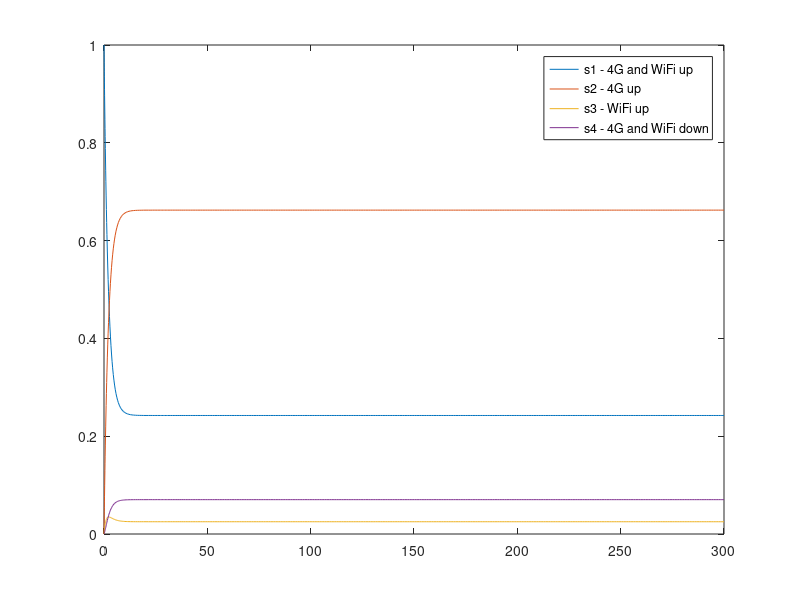

Write MATLAB code to recreate this figure.
%% Communication channel availability
% A mobile application can communicate using either 4G or WiFi. 

% 4G connections is available on the average 20 hours. 
% When it goes down, it requires 2 hours to be established again. 

% Similarly, WiFi is available on the average 3 hours, and requires 8 hours to be established again. 

% To avoid software aging when both technologies are available, the mobile device resets them both every 100 hours, 
% making them both unavailable for the corresponding time previously defined.

% Assuming that all times follows the exponential distribution, 
% and that the system starts in a state where both channels are available: 

% • Draw the Markov Chain of the model
% • Compute the infinitesimal generator and solve the corresponding differential equations
% • Show the probability of the various states for the time T = [0, 300] hour

clear all;

MTTF_4G = 20;
MTTF_WiFi = 3;
MTTF_sys = 100;
MTTR_4G = 2;
MTTR_WiFi = 8;

l1 = 1/MTTF_4G;     % 1/20
l2 = 1/MTTF_WiFi;   % 1/3
l3 = 1/MTTF_sys;    % 1/100
m1 = 1/MTTR_4G;     % 1/2
m2 = 1/MTTR_WiFi;   % 1/8

Q = [-l1-l2-l3,     l2,    l1,    l3;
            m2,    -m2-l1,     0,     l1;
            m1,      0,   -m1-l2,     l2;
             0,     m1,    m2,    -m1-m2];
disp(Q(:,:))
p0 = [1, 0, 0, 0];

[t, Sol]=ode45(@(t,x) Q'*x, [0 300], p0');
plot(t, Sol, "-")
legend('s1 - 4G and WiFi up','s2 - 4G up','s3 - WiFi up','s4 - 4G and WiFi down')